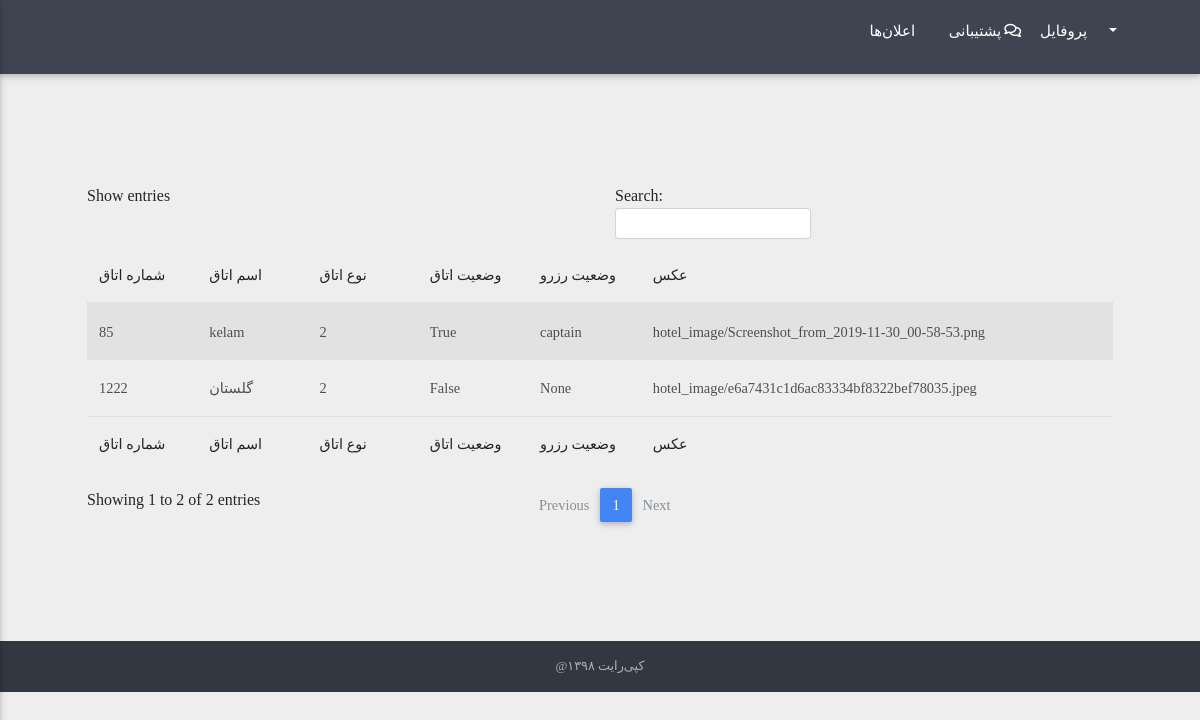
The app's page /dashboard/rooms/, older data.
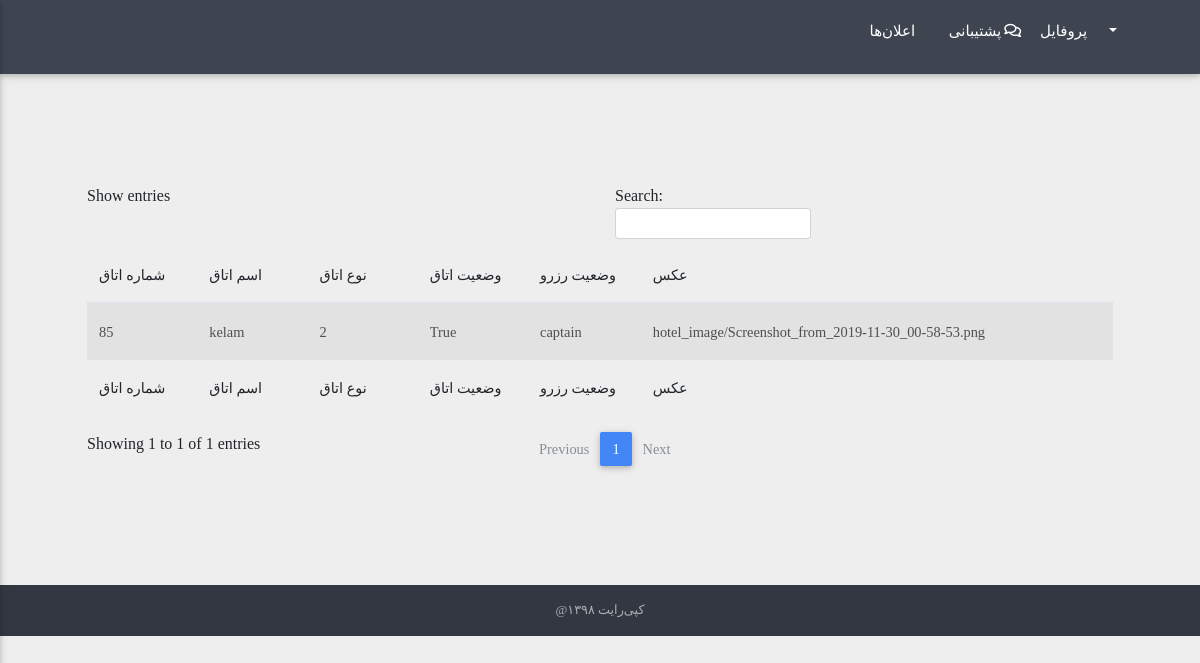
The same page, newer data.
### Room/models.py (models this page shows, shortened)
class Room(models.Model):
    room_choice = [('1','یک تخته'),('2',"دو تخته"),("3","۳ تخته"),("4","۴ تخته")]
    no = models.CharField(max_length=5)
    name = models.CharField(max_length=255)
    room_type = models.CharField(choices=room_choice,max_length=1,default=None)
    vacant = models.BooleanField(default=False)
    reserved_for_specific_user = models.OneToOneField(Users,default=None,on_delete=models.CASCADE,null=True)
    images = models.ImageField(upload_to="hotel_image/",default=None)
    default_price = models.IntegerField(default=0)

class Users(models.Model):
    user = models.OneToOneField(User,on_delete=models.CASCADE)
    phone = models.CharField(max_length=10)
    cell_phone = models.CharField(max_length=10)
    SSN = models.CharField(max_length=10)
    Address = models.TextField()
    profile = models.ImageField(upload_to="imgs/",blank=True,null=True)
    room_alotted = models.BooleanField(default=False)
    Room = models.OneToOneField('Room',blank=True,on_delete=models.CASCADE,null=True)
    def __str__(self):
        return str(self.user)

### Room/views.py (the view)
# urls.py: url(r'^dashboard/rooms/$',views.rooms,name="Rooms"),
def rooms(request):
    queryrooms=Room.objects.all()
    return render(request,"rooms.html",{"allrooms": queryrooms})

### templates/rooms.html (shortened to what this page needs)
 {% extends 'admin_dashboard_base.html' %} {% load static %} {% block content %}
<main>
    <div class="container my-5 py-5">
        <section class="">
            <table id="dt-material-checkbox" class="table table-striped" cellspacing="0" width="100%">
                <thead>
                    <tr>
                        <th class="th-sm">شماره اتاق
                        </th>
                        <th class="th-sm">اسم اتاق
                        </th>
                        <th class="th-sm">نوع اتاق
                        </th>
                        <th class="th-sm">وضعیت اتاق
                        </th>
                        <th class="th-sm">وضعیت رزرو
                        </th>
                        <th class="th-sm">عکس
                        </th>
                    </tr>
                </thead>
                <tbody>
                    {% for v in allrooms %}
                    <tr>
                        <td>{{ v.no }}</td>
                        <td>{{ v.name }}</td>
                        <td>{{ v.room_type }}</td>
                        <td>{{ v.vacant }}</td>
                        <td>{{ v.reserved_for_specific_user }}</td>
                        <td>{{ v.images }}</td>
                    </tr>
                    {% endfor %}
                </tbody>
                <tfoot>
                    <tr>
                        <th class="th-sm">شماره اتاق
                        </th>
                        <th class="th-sm">اسم اتاق
                        </th>
                        <th class="th-sm">نوع اتاق
                        </th>
                        <th class="th-sm">وضعیت اتاق
                        </th>
                        <th class="th-sm">وضعیت رزرو
                        </th>
                        <th class="th-sm">عکس
                        </th>
                    </tr>
                </tfoot>
            </table>
        </section>
    </div>
</main>
{% endblock %}

### templates/admin_dashboard_base.html (shortened to what this page needs)
<!DOCTYPE html>
<html lang="en">
<head>
    {% load static %}
    <link href="{% static 'css/bootstrap.css' %}" rel="stylesheet" type="text/css">
    <link href="{% static 'css/mdb.min.css' %}" rel="stylesheet" type="text/css">
    <link href="{% static 'css/all.css' %}" rel="stylesheet" type="text/css">
    <link href="{% static  'css/custom.css' %}" rel="stylesheet" type="text/css">
</head>
<body style="font-family: 'Vazir FD',serif;background-color:#eee" class="fixed-sn white-skin">
    <header>
        <nav class="navbar fixed-top navbar-expand-lg navbar-dark stylish-color-dark  scrolling-navbar double-nav">
            <div class="collapse navbar-collapse" id="navbarNav">
                <ul class="navbar-nav  ml-auto">
                    <li class="nav-item">
                        <a class="nav-link" href="#">اعلان‌ها<i class="fas fa-bell"></i></a>
                    </li>
                    <li class="nav-item">
                        <a class="nav-link" href="#">پشتیبانی<i class="far fa-comments"></i></a>
                    </li>
                    <li class="nav-item dropdown">
                        <a class="nav-link dropdown-toggle" id="navbarDropDownMenuLink" data-toggle="dropdown" aria-haspopup="true" aria-expanded="false">پروفایل<i class="fas fa-user"></i></a>
                    </li>
                    <li class="nav-item">
                        <a class="nav-link button-collapse" href="#" data-activates="slide-out"><i class="fas fa-bars"></i></a>
                    </li>
                </ul>
            </div>
        </nav>
    </header>
    {% block content %} {% endblock %}
    <footer class="page-footer font-small stylish-color-dark">
        <div class="footer-copyright text-center py-3">
            @کپی‌رایت ۱۳۹۸
        </div>
    </footer>
    {% load static %}
</body>
</html>

### static/css/all.css (style rules this page uses)
.fa, .fas, .far, .fal, .fad, .fab { -moz-osx-font-smoothing: grayscale; -webkit-font-smoothing: antialiased; display: inline-block; font-style: normal; font-variant: normal; text-rendering: auto; line-height: 1; }
.fa-bars:before { content: "\f0c9"; }
.fa-bell:before { content: "\f0f3"; }
.fa-comments:before { content: "\f086"; }
.fa-user:before { content: "\f007"; }
.far { font-family: 'Font Awesome 5 Free'; font-weight: 400; }
.fa, .fas { font-family: 'Font Awesome 5 Free'; font-weight: 900; }

Row changes from the older to the newer data that the page shows:
removed Room: no "1222", name "گلستان", room_type "2", vacant "False", reserved_for_specific_user "None", images "hotel_image/e6a7431c1d6ac83334bf8322bef78035.jpeg"
Text that changed along with them:
text written by a page script: "Show entries Search: Showing 1 to 2 of 2 entries Previous 1 Next" → "Show entries Search: Showing 1 to 1 of 1 entries Previous 1 Next"
